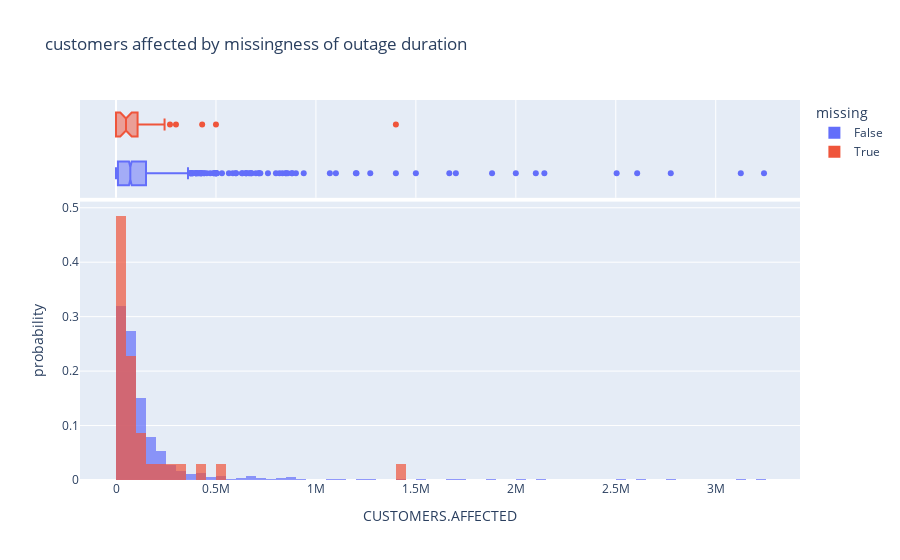

Write notebook code for a chart like this one.
### Markdown cell above
### Assessment of Missingness

### Code cell
# NMAR Analysis

# We believe the column CAUSE.CATEGORY.DETAIL is likely to be NMAR as the column
# revolves around a detailed description of the event categories, and too complex
# of a description may cause nothing to be marked down instead. Possible data 
# that could help make it MAR would be the uniqueness or complexity of the cause
# since more complex causes may not be easily inputed into the data.


# Missingness Dependency

df = pd.read_csv('outage.csv')

def ks_query(missing, dependent):
    mar = df.copy()
    mar['missing'] = mar[missing].isna()
    res = ks_2samp(mar.query('missing')[dependent], mar.query('not missing')[dependent])
    return res

dur_vs_cust = ks_query('OUTAGE.DURATION', 'CUSTOMERS.AFFECTED')
dur_vs_sales = ks_query('OUTAGE.DURATION', 'TOTAL.SALES')

duration_missing = df.copy()
duration_missing['missing'] = duration_missing['OUTAGE.DURATION'].isna()

px.histogram(duration_missing, x='CUSTOMERS.AFFECTED', color='missing', histnorm='probability', marginal='box',
             title="customers affected by missingness of outage duration", barmode='overlay', opacity=0.7)

# px.histogram(duration_missing, x='TOTAL.SALES', color='missing', histnorm='probability', marginal='box',
#              title="total sales by missingness of outage duration", barmode='overlay', opacity=0.7)

### Figure 1 — Plotly figure (JSON) as saved in the notebook; plotly's stock layout.template omitted (floating-point values rounded to 4 significant figures; data arrays with more than 128 entries replaced by an {"elided": "..."} marker saying what was removed)
{"data": [{"alignmentgroup": "True", "bingroup": "x", "histnorm": "probability", "hovertemplate": "missing=False<br>CUSTOMERS.AFFECTED=%{x}<br>probability=%{y}<extra></extra>", "legendgroup": "False", "marker": {"color": "#636efa", "opacity": 0.7, "pattern": {"shape": ""}}, "name": "False", "offsetgroup": "False", "orientation": "v", "showlegend": true, "type": "histogram", "x": {"elided": "1476 int values"}, "xaxis": "x", "yaxis": "y"}, {"alignmentgroup": "True", "hovertemplate": "missing=False<br>CUSTOMERS.AFFECTED=%{x}<extra></extra>", "legendgroup": "False", "marker": {"color": "#636efa"}, "name": "False", "notched": true, "offsetgroup": "False", "showlegend": false, "type": "box", "x": {"elided": "1476 int values"}, "xaxis": "x2", "yaxis": "y2"}, {"alignmentgroup": "True", "bingroup": "x", "histnorm": "probability", "hovertemplate": "missing=True<br>CUSTOMERS.AFFECTED=%{x}<br>probability=%{y}<extra></extra>", "legendgroup": "True", "marker": {"color": "#EF553B", "opacity": 0.7, "pattern": {"shape": ""}}, "name": "True", "offsetgroup": "True", "orientation": "v", "showlegend": true, "type": "histogram", "x": [0, null, 0, null, null, null, null, 43000, 70000, 124000, 160000, 101830, 11000, 0, 56000, 500000, 89000, 0, 300000, null, null, 0, null, null, null, 50000, null, 73000, null, null, 0, 0, null, null, 57184, 242910, null, null, null, 426, 430984, 65000, null, 32000, 0, 1400000, null, null, 37000, 50500, 35000, null, 0, 270000, 110000, 0, null, 14273], "xaxis": "x", "yaxis": "y"}, {"alignmentgroup": "True", "hovertemplate": "missing=True<br>CUSTOMERS.AFFECTED=%{x}<extra></extra>", "legendgroup": "True", "marker": {"color": "#EF553B"}, "name": "True", "notched": true, "offsetgroup": "True", "showlegend": false, "type": "box", "x": [0, null, 0, null, null, null, null, 43000, 70000, 124000, 160000, 101830, 11000, 0, 56000, 500000, 89000, 0, 300000, null, null, 0, null, null, null, 50000, null, 73000, null, null, 0, 0, null, null, 57184, 242910, null, null, null, 426, 430984, 65000, null, 32000, 0, 1400000, null, null, 37000, 50500, 35000, null, 0, 270000, 110000, 0, null, 14273], "xaxis": "x2", "yaxis": "y2"}], "layout": {"barmode": "overlay", "legend": {"title": {"text": "missing"}, "tracegroupgap": 0}, "title": {"text": "customers affected by missingness of outage duration"}, "xaxis": {"anchor": "y", "domain": [0, 1], "title": {"text": "CUSTOMERS.AFFECTED"}}, "xaxis2": {"anchor": "y2", "domain": [0, 1], "matches": "x", "showgrid": true, "showticklabels": false}, "yaxis": {"anchor": "x", "domain": [0, 0.7326], "title": {"text": "probability"}}, "yaxis2": {"anchor": "x2", "domain": [0.7426, 1], "matches": "y2", "showgrid": false, "showline": false, "showticklabels": false, "ticks": ""}}}
